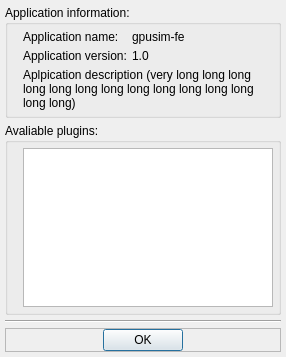
<?xml version="1.0" encoding="UTF-8"?>
<ui version="4.0">
 <class>CAboutDialog</class>
 <widget class="QDialog" name="CAboutDialog">
  <property name="windowModality">
   <enum>Qt::WindowModal</enum>
  </property>
  <property name="geometry">
   <rect>
    <x>0</x>
    <y>0</y>
    <width>286</width>
    <height>357</height>
   </rect>
  </property>
  <property name="windowTitle">
   <string>About gpusim-fe</string>
  </property>
  <layout class="QVBoxLayout" name="mainLayout">
   <property name="spacing">
    <number>5</number>
   </property>
   <property name="margin">
    <number>5</number>
   </property>
   <item>
    <widget class="QGroupBox" name="gbAppInfo">
     <property name="title">
      <string>Application information:</string>
     </property>
     <property name="flat">
      <bool>true</bool>
     </property>
     <property name="checkable">
      <bool>false</bool>
     </property>
     <layout class="QFormLayout" name="formLayout">
      <property name="horizontalSpacing">
       <number>5</number>
      </property>
      <property name="verticalSpacing">
       <number>5</number>
      </property>
      <property name="leftMargin">
       <number>15</number>
      </property>
      <property name="topMargin">
       <number>5</number>
      </property>
      <property name="rightMargin">
       <number>5</number>
      </property>
      <property name="bottomMargin">
       <number>5</number>
      </property>
      <item row="0" column="0">
       <widget class="QLabel" name="lblAppNameDesc">
        <property name="text">
         <string>Application name:</string>
        </property>
       </widget>
      </item>
      <item row="0" column="1">
       <widget class="QLabel" name="lblAppName">
        <property name="text">
         <string notr="true">gpusim-fe</string>
        </property>
       </widget>
      </item>
      <item row="1" column="0">
       <widget class="QLabel" name="lblVersionDesc">
        <property name="text">
         <string>Application version:</string>
        </property>
       </widget>
      </item>
      <item row="1" column="1">
       <widget class="QLabel" name="lblVersion">
        <property name="text">
         <string notr="true">1.0</string>
        </property>
       </widget>
      </item>
      <item row="2" column="0" colspan="2">
       <widget class="QLabel" name="lblAppDesc">
        <property name="text">
         <string>Aplpication description (very long long long long long long long long long long long long long long)</string>
        </property>
        <property name="wordWrap">
         <bool>true</bool>
        </property>
       </widget>
      </item>
     </layout>
    </widget>
   </item>
   <item>
    <widget class="QGroupBox" name="gbAvailablePlugins">
     <property name="title">
      <string>Avaliable plugins:</string>
     </property>
     <property name="flat">
      <bool>true</bool>
     </property>
     <property name="checkable">
      <bool>false</bool>
     </property>
     <layout class="QVBoxLayout" name="verticalLayout_2">
      <property name="leftMargin">
       <number>15</number>
      </property>
      <property name="topMargin">
       <number>5</number>
      </property>
      <property name="rightMargin">
       <number>5</number>
      </property>
      <property name="bottomMargin">
       <number>5</number>
      </property>
      <item>
       <widget class="QListWidget" name="lwAvailablePlugins"/>
      </item>
     </layout>
    </widget>
   </item>
   <item>
    <widget class="Line" name="line">
     <property name="orientation">
      <enum>Qt::Horizontal</enum>
     </property>
    </widget>
   </item>
   <item>
    <widget class="QFrame" name="frmActions">
     <property name="frameShape">
      <enum>QFrame::StyledPanel</enum>
     </property>
     <property name="frameShadow">
      <enum>QFrame::Raised</enum>
     </property>
     <layout class="QHBoxLayout" name="frmActionsLayout">
      <property name="spacing">
       <number>5</number>
      </property>
      <property name="margin">
       <number>0</number>
      </property>
      <item>
       <spacer name="actionsLeftSpacer">
        <property name="orientation">
         <enum>Qt::Horizontal</enum>
        </property>
        <property name="sizeHint" stdset="0">
         <size>
          <width>40</width>
          <height>20</height>
         </size>
        </property>
       </spacer>
      </item>
      <item>
       <widget class="QPushButton" name="btnOK">
        <property name="text">
         <string>OK</string>
        </property>
        <property name="default">
         <bool>true</bool>
        </property>
       </widget>
      </item>
      <item>
       <spacer name="actionsRightSpacer">
        <property name="orientation">
         <enum>Qt::Horizontal</enum>
        </property>
        <property name="sizeHint" stdset="0">
         <size>
          <width>40</width>
          <height>20</height>
         </size>
        </property>
       </spacer>
      </item>
     </layout>
    </widget>
   </item>
  </layout>
 </widget>
 <layoutdefault spacing="6" margin="11"/>
 <resources/>
 <connections>
  <connection>
   <sender>btnOK</sender>
   <signal>clicked()</signal>
   <receiver>CAboutDialog</receiver>
   <slot>accept()</slot>
   <hints>
    <hint type="sourcelabel">
     <x>66</x>
     <y>363</y>
    </hint>
    <hint type="destinationlabel">
     <x>222</x>
     <y>393</y>
    </hint>
   </hints>
  </connection>
 </connections>
</ui>
